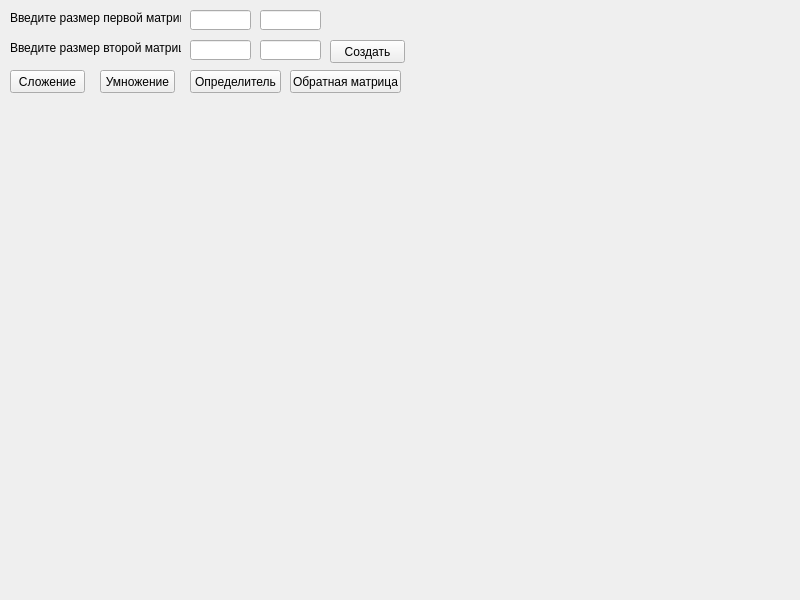
<?xml version="1.0" encoding="UTF-8"?>
<ui version="4.0">
 <class>MainWindow</class>
 <widget class="QMainWindow" name="MainWindow">
  <property name="geometry">
   <rect>
    <x>0</x>
    <y>0</y>
    <width>800</width>
    <height>600</height>
   </rect>
  </property>
  <property name="windowTitle">
   <string>MainWindow</string>
  </property>
  <widget class="QWidget" name="centralwidget">
   <widget class="QPushButton" name="pushButton">
    <property name="geometry">
     <rect>
      <x>10</x>
      <y>70</y>
      <width>75</width>
      <height>23</height>
     </rect>
    </property>
    <property name="text">
     <string>Сложение</string>
    </property>
   </widget>
   <widget class="QPushButton" name="pushButton_2">
    <property name="geometry">
     <rect>
      <x>100</x>
      <y>70</y>
      <width>75</width>
      <height>23</height>
     </rect>
    </property>
    <property name="text">
     <string>Умножение</string>
    </property>
   </widget>
   <widget class="QPushButton" name="pushButton_3">
    <property name="geometry">
     <rect>
      <x>190</x>
      <y>70</y>
      <width>91</width>
      <height>23</height>
     </rect>
    </property>
    <property name="text">
     <string>Определитель</string>
    </property>
   </widget>
   <widget class="QPushButton" name="pushButton_4">
    <property name="geometry">
     <rect>
      <x>290</x>
      <y>70</y>
      <width>111</width>
      <height>23</height>
     </rect>
    </property>
    <property name="text">
     <string>Обратная матрица</string>
    </property>
   </widget>
   <widget class="QLabel" name="label">
    <property name="geometry">
     <rect>
      <x>10</x>
      <y>10</y>
      <width>171</width>
      <height>16</height>
     </rect>
    </property>
    <property name="text">
     <string>Введите размер первой матрицы</string>
    </property>
   </widget>
   <widget class="QLineEdit" name="lineEdit">
    <property name="geometry">
     <rect>
      <x>190</x>
      <y>10</y>
      <width>61</width>
      <height>20</height>
     </rect>
    </property>
   </widget>
   <widget class="QLineEdit" name="lineEdit_2">
    <property name="geometry">
     <rect>
      <x>260</x>
      <y>10</y>
      <width>61</width>
      <height>20</height>
     </rect>
    </property>
   </widget>
   <widget class="QLineEdit" name="lineEdit_3">
    <property name="geometry">
     <rect>
      <x>190</x>
      <y>40</y>
      <width>61</width>
      <height>20</height>
     </rect>
    </property>
    <property name="text">
     <string/>
    </property>
   </widget>
   <widget class="QLineEdit" name="lineEdit_4">
    <property name="geometry">
     <rect>
      <x>260</x>
      <y>40</y>
      <width>61</width>
      <height>20</height>
     </rect>
    </property>
    <property name="text">
     <string/>
    </property>
   </widget>
   <widget class="QLabel" name="label_2">
    <property name="geometry">
     <rect>
      <x>10</x>
      <y>40</y>
      <width>171</width>
      <height>16</height>
     </rect>
    </property>
    <property name="text">
     <string>Введите размер второй матрицы</string>
    </property>
   </widget>
   <widget class="QPushButton" name="pushButton_5">
    <property name="geometry">
     <rect>
      <x>330</x>
      <y>40</y>
      <width>75</width>
      <height>23</height>
     </rect>
    </property>
    <property name="text">
     <string>Создать</string>
    </property>
   </widget>
  </widget>
 </widget>
 <resources/>
 <connections/>
</ui>
